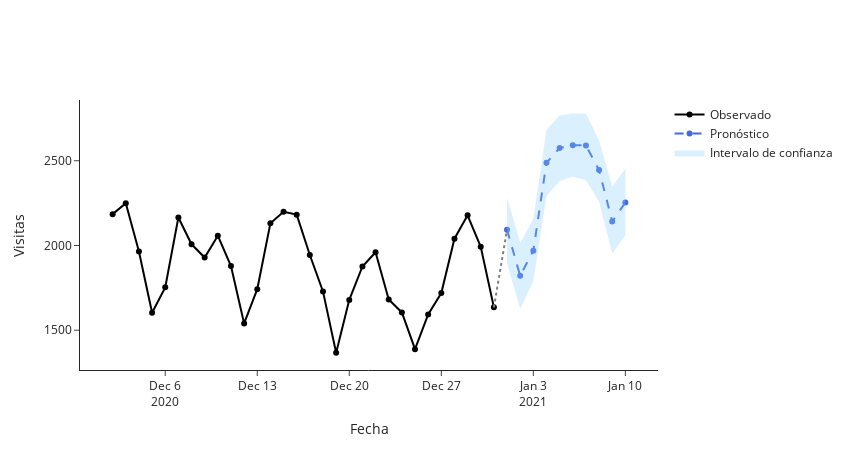

Notebook cell for this chart:
### Code cell
last_month = page_vis[page_vis['ds'] > (page_vis['ds'].max() - pd.Timedelta(days=30))]
fig = go.Figure()
fig.add_trace(go.Scatter(
    x=last_month['ds'], y=last_month['y'],
    mode='lines+markers',
    name='Observado',
    line=dict(color='black')
))
fig.add_trace(go.Scatter(
    x=forecast_future['ds'], y=forecast_future['yhat'],
    mode='lines+markers',
    name='Pronóstico',
    line=dict(color='royalblue', dash='dash')
))
fig.add_trace(go.Scatter(
    x=forecast_future['ds'].tolist() + forecast_future['ds'][::-1].tolist(),
    y=forecast_future['yhat_upper'].tolist() + forecast_future['yhat_lower'][::-1].tolist(),
    fill='toself',
    fillcolor='rgba(135, 206, 250, 0.3)',  
    line=dict(color='rgba(255,255,255,0)'),
    hoverinfo="skip",
    showlegend=True,
    name='Intervalo de confianza'
))
fig.add_trace(go.Scatter(
    x=[last_month.iloc[-1]['ds'], forecast_future.iloc[0]['ds']],
    y=[last_month.iloc[-1]['y'], forecast_future.iloc[0]['yhat']],
    mode='lines',
    line=dict(color='gray', dash='dot'),
    name='Conexión',
    showlegend=False
))
fig.update_layout(
    title="",
    xaxis_title="Fecha",
    yaxis_title="Visitas",
    template='simple_white',
    height=450,
    width=850
)
fig.show()
fig.write_html(os.path.join(outputs_dir,'html', "pronostico_ultimo_mes.html"))

### Figure 1 — Plotly figure (JSON) as saved in the notebook; plotly's stock layout.template omitted (floating-point values rounded to 4 significant figures)
{"data": [{"line": {"color": "black"}, "mode": "lines+markers", "name": "Observado", "type": "scatter", "x": ["2020-12-02T00:00:00.000000000", "2020-12-03T00:00:00.000000000", "2020-12-04T00:00:00.000000000", "2020-12-05T00:00:00.000000000", "2020-12-06T00:00:00.000000000", "2020-12-07T00:00:00.000000000", "2020-12-08T00:00:00.000000000", "2020-12-09T00:00:00.000000000", "2020-12-10T00:00:00.000000000", "2020-12-11T00:00:00.000000000", "2020-12-12T00:00:00.000000000", "2020-12-13T00:00:00.000000000", "2020-12-14T00:00:00.000000000", "2020-12-15T00:00:00.000000000", "2020-12-16T00:00:00.000000000", "2020-12-17T00:00:00.000000000", "2020-12-18T00:00:00.000000000", "2020-12-19T00:00:00.000000000", "2020-12-20T00:00:00.000000000", "2020-12-21T00:00:00.000000000", "2020-12-22T00:00:00.000000000", "2020-12-23T00:00:00.000000000", "2020-12-24T00:00:00.000000000", "2020-12-25T00:00:00.000000000", "2020-12-26T00:00:00.000000000", "2020-12-27T00:00:00.000000000", "2020-12-28T00:00:00.000000000", "2020-12-29T00:00:00.000000000", "2020-12-30T00:00:00.000000000", "2020-12-31T00:00:00.000000000"], "y": [2185, 2249, 1964, 1603, 1753, 2165, 2007, 1929, 2058, 1879, 1540, 1742, 2131, 2199, 2182, 1944, 1729, 1367, 1679, 1876, 1960, 1681, 1605, 1388, 1593, 1719, 2040, 2178, 1992, 1635]}, {"line": {"color": "royalblue", "dash": "dash"}, "mode": "lines+markers", "name": "Pronóstico", "type": "scatter", "x": ["2021-01-01T00:00:00.000000000", "2021-01-02T00:00:00.000000000", "2021-01-03T00:00:00.000000000", "2021-01-04T00:00:00.000000000", "2021-01-05T00:00:00.000000000", "2021-01-06T00:00:00.000000000", "2021-01-07T00:00:00.000000000", "2021-01-08T00:00:00.000000000", "2021-01-09T00:00:00.000000000", "2021-01-10T00:00:00.000000000"], "y": [2092.0, 1821.0, 1969.0, 2488.0, 2575.0, 2591.0, 2591.0, 2445.0, 2141.0, 2254.0]}, {"fill": "toself", "fillcolor": "rgba(135, 206, 250, 0.3)", "hoverinfo": "skip", "line": {"color": "rgba(255,255,255,0)"}, "name": "Intervalo de confianza", "showlegend": true, "type": "scatter", "x": ["2021-01-01T00:00:00", "2021-01-02T00:00:00", "2021-01-03T00:00:00", "2021-01-04T00:00:00", "2021-01-05T00:00:00", "2021-01-06T00:00:00", "2021-01-07T00:00:00", "2021-01-08T00:00:00", "2021-01-09T00:00:00", "2021-01-10T00:00:00", "2021-01-10T00:00:00", "2021-01-09T00:00:00", "2021-01-08T00:00:00", "2021-01-07T00:00:00", "2021-01-06T00:00:00", "2021-01-05T00:00:00", "2021-01-04T00:00:00", "2021-01-03T00:00:00", "2021-01-02T00:00:00", "2021-01-01T00:00:00"], "y": [2285.0, 2016.0, 2156.0, 2682.0, 2767.0, 2778.0, 2779.0, 2620.0, 2347.0, 2452.0, 2060.0, 1953.0, 2259.0, 2385.0, 2407.0, 2380.0, 2292.0, 1790.0, 1625.0, 1899.0]}, {"line": {"color": "gray", "dash": "dot"}, "mode": "lines", "name": "Conexión", "showlegend": false, "type": "scatter", "x": ["2020-12-31T00:00:00", "2021-01-01T00:00:00"], "y": [1635, 2092.0]}], "layout": {"height": 450, "title": {"text": ""}, "width": 850, "xaxis": {"title": {"text": "Fecha"}}, "yaxis": {"title": {"text": "Visitas"}}}}
